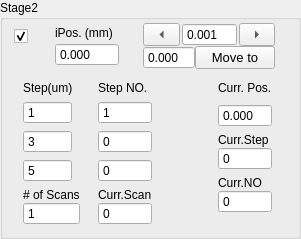
             <widget class="QGroupBox" name="stage2Group">
              <property name="sizePolicy">
               <sizepolicy hsizetype="Expanding" vsizetype="Expanding">
                <horstretch>0</horstretch>
                <verstretch>0</verstretch>
               </sizepolicy>
              </property>
              <property name="title">
               <string>Stage2</string>
              </property>
              <layout class="QFormLayout" name="formLayout_4">
               <property name="topMargin">
                <number>3</number>
               </property>
               <item row="0" column="0" colspan="2">
                <layout class="QHBoxLayout" name="horizontalLayout_41" stretch="1,3,5">
                 <property name="spacing">
                  <number>0</number>
                 </property>
                 <item>
                  <layout class="QVBoxLayout" name="verticalLayout_74">
                   <item>
                    <widget class="QCheckBox" name="activeStage2">
                     <property name="sizePolicy">
                      <sizepolicy hsizetype="Expanding" vsizetype="Preferred">
                       <horstretch>0</horstretch>
                       <verstretch>0</verstretch>
                      </sizepolicy>
                     </property>
                     <property name="toolTip">
                      <string>Active Instrument?</string>
                     </property>
                     <property name="text">
                      <string/>
                     </property>
                     <property name="checked">
                      <bool>true</bool>
                     </property>
                     <property name="mytype" stdset="0">
                      <string>checkbox</string>
                     </property>
                    </widget>
                   </item>
                   <item>
                    <spacer name="horizontalSpacer_7">
                     <property name="orientation">
                      <enum>Qt::Orientation::Horizontal</enum>
                     </property>
                     <property name="sizeType">
                      <enum>QSizePolicy::Policy::Fixed</enum>
                     </property>
                     <property name="sizeHint" stdset="0">
                      <size>
                       <width>20</width>
                       <height>20</height>
                      </size>
                     </property>
                    </spacer>
                   </item>
                  </layout>
                 </item>
                 <item>
                  <layout class="QVBoxLayout" name="verticalLayout_44">
                   <property name="spacing">
                    <number>0</number>
                   </property>
                   <property name="leftMargin">
                    <number>12</number>
                   </property>
                   <property name="rightMargin">
                    <number>12</number>
                   </property>
                   <item>
                    <widget class="QLabel" name="label_30">
                     <property name="sizePolicy">
                      <sizepolicy hsizetype="Expanding" vsizetype="Fixed">
                       <horstretch>0</horstretch>
                       <verstretch>0</verstretch>
                      </sizepolicy>
                     </property>
                     <property name="maximumSize">
                      <size>
                       <width>16777215</width>
                       <height>16777215</height>
                      </size>
                     </property>
                     <property name="text">
                      <string>iPos. (mm)</string>
                     </property>
                     <property name="mytype" stdset="0">
                      <string>label</string>
                     </property>
                    </widget>
                   </item>
                   <item>
                    <widget class="QDoubleSpinBox" name="iPos2">
                     <property name="sizePolicy">
                      <sizepolicy hsizetype="Expanding" vsizetype="Fixed">
                       <horstretch>0</horstretch>
                       <verstretch>0</verstretch>
                      </sizepolicy>
                     </property>
                     <property name="maximumSize">
                      <size>
                       <width>16777215</width>
                       <height>16777215</height>
                      </size>
                     </property>
                     <property name="buttonSymbols">
                      <enum>QAbstractSpinBox::ButtonSymbols::NoButtons</enum>
                     </property>
                     <property name="decimals">
                      <number>3</number>
                     </property>
                     <property name="minimum">
                      <double>-50.000000000000000</double>
                     </property>
                     <property name="maximum">
                      <double>50.000000000000000</double>
                     </property>
                     <property name="value">
                      <double>0.000000000000000</double>
                     </property>
                    </widget>
                   </item>
                  </layout>
                 </item>
                 <item>
                  <layout class="QVBoxLayout" name="verticalLayout_55">
                   <property name="spacing">
                    <number>0</number>
                   </property>
                   <property name="leftMargin">
                    <number>12</number>
                   </property>
                   <property name="topMargin">
                    <number>0</number>
                   </property>
                   <property name="rightMargin">
                    <number>12</number>
                   </property>
                   <item>
                    <layout class="QHBoxLayout" name="horizontalLayout_21">
                     <property name="spacing">
                      <number>2</number>
                     </property>
                     <item>
                      <widget class="QToolButton" name="stage2JogL">
                       <property name="sizePolicy">
                        <sizepolicy hsizetype="Expanding" vsizetype="Fixed">
                         <horstretch>0</horstretch>
                         <verstretch>0</verstretch>
                        </sizepolicy>
                       </property>
                       <property name="minimumSize">
                        <size>
                         <width>0</width>
                         <height>0</height>
                        </size>
                       </property>
                       <property name="maximumSize">
                        <size>
                         <width>16777215</width>
                         <height>16777215</height>
                        </size>
                       </property>
                       <property name="text">
                        <string>...</string>
                       </property>
                       <property name="arrowType">
                        <enum>Qt::ArrowType::LeftArrow</enum>
                       </property>
                       <property name="mytype" stdset="0">
                        <string>arrowbutton</string>
                       </property>
                      </widget>
                     </item>
                     <item>
                      <widget class="QDoubleSpinBox" name="stage2JogStep">
                       <property name="sizePolicy">
                        <sizepolicy hsizetype="Expanding" vsizetype="Fixed">
                         <horstretch>0</horstretch>
                         <verstretch>0</verstretch>
                        </sizepolicy>
                       </property>
                       <property name="maximumSize">
                        <size>
                         <width>16777215</width>
                         <height>16777215</height>
                        </size>
                       </property>
                       <property name="buttonSymbols">
                        <enum>QAbstractSpinBox::ButtonSymbols::NoButtons</enum>
                       </property>
                       <property name="decimals">
                        <number>3</number>
                       </property>
                       <property name="minimum">
                        <double>-50.000000000000000</double>
                       </property>
                       <property name="maximum">
                        <double>210.000000000000000</double>
                       </property>
                       <property name="value">
                        <double>0.001000000000000</double>
                       </property>
                      </widget>
                     </item>
                     <item>
                      <widget class="QToolButton" name="stage2JogR">
                       <property name="sizePolicy">
                        <sizepolicy hsizetype="Expanding" vsizetype="Fixed">
                         <horstretch>0</horstretch>
                         <verstretch>0</verstretch>
                        </sizepolicy>
                       </property>
                       <property name="minimumSize">
                        <size>
                         <width>0</width>
                         <height>0</height>
                        </size>
                       </property>
                       <property name="maximumSize">
                        <size>
                         <width>16777215</width>
                         <height>16777215</height>
                        </size>
                       </property>
                       <property name="text">
                        <string>...</string>
                       </property>
                       <property name="arrowType">
                        <enum>Qt::ArrowType::RightArrow</enum>
                       </property>
                       <property name="mytype" stdset="0">
                        <string>arrowbutton</string>
                       </property>
                      </widget>
                     </item>
                    </layout>
                   </item>
                   <item>
                    <layout class="QHBoxLayout" name="horizontalLayout_6">
                     <item>
                      <widget class="QDoubleSpinBox" name="stage2SetPos">
                       <property name="sizePolicy">
                        <sizepolicy hsizetype="Expanding" vsizetype="Fixed">
                         <horstretch>0</horstretch>
                         <verstretch>0</verstretch>
                        </sizepolicy>
                       </property>
                       <property name="maximumSize">
                        <size>
                         <width>16777215</width>
                         <height>16777215</height>
                        </size>
                       </property>
                       <property name="buttonSymbols">
                        <enum>QAbstractSpinBox::ButtonSymbols::NoButtons</enum>
                       </property>
                       <property name="decimals">
                        <number>3</number>
                       </property>
                       <property name="minimum">
                        <double>-50.000000000000000</double>
                       </property>
                       <property name="maximum">
                        <double>50.000000000000000</double>
                       </property>
                      </widget>
                     </item>
                     <item>
                      <widget class="QPushButton" name="stage2MoveTo">
                       <property name="sizePolicy">
                        <sizepolicy hsizetype="Expanding" vsizetype="Fixed">
                         <horstretch>0</horstretch>
                         <verstretch>0</verstretch>
                        </sizepolicy>
                       </property>
                       <property name="maximumSize">
                        <size>
                         <width>16777215</width>
                         <height>16777215</height>
                        </size>
                       </property>
                       <property name="font">
                        <font>
                         <pointsize>10</pointsize>
                        </font>
                       </property>
                       <property name="text">
                        <string>Move to</string>
                       </property>
                      </widget>
                     </item>
                    </layout>
                   </item>
                  </layout>
                 </item>
                </layout>
               </item>
               <item row="1" column="0">
                <layout class="QFormLayout" name="formLayout">
                 <property name="horizontalSpacing">
                  <number>18</number>
                 </property>
                 <property name="verticalSpacing">
                  <number>6</number>
                 </property>
                 <property name="leftMargin">
                  <number>9</number>
                 </property>
                 <property name="topMargin">
                  <number>6</number>
                 </property>
                 <item row="0" column="0">
                  <widget class="QLabel" name="label_29">
                   <property name="sizePolicy">
                    <sizepolicy hsizetype="Expanding" vsizetype="Fixed">
                     <horstretch>0</horstretch>
                     <verstretch>0</verstretch>
                    </sizepolicy>
                   </property>
                   <property name="maximumSize">
                    <size>
                     <width>16777215</width>
                     <height>16777215</height>
                    </size>
                   </property>
                   <property name="text">
                    <string>Step(um)</string>
                   </property>
                   <property name="mytype" stdset="0">
                    <string>label</string>
                   </property>
                  </widget>
                 </item>
                 <item row="0" column="1">
                  <widget class="QLabel" name="label_27">
                   <property name="sizePolicy">
                    <sizepolicy hsizetype="Expanding" vsizetype="Fixed">
                     <horstretch>0</horstretch>
                     <verstretch>0</verstretch>
                    </sizepolicy>
                   </property>
                   <property name="maximumSize">
                    <size>
                     <width>16777215</width>
                     <height>16777215</height>
                    </size>
                   </property>
                   <property name="text">
                    <string>Step NO.</string>
                   </property>
                   <property name="mytype" stdset="0">
                    <string>label</string>
                   </property>
                  </widget>
                 </item>
                 <item row="1" column="0">
                  <widget class="QSpinBox" name="stage2Step1">
                   <property name="sizePolicy">
                    <sizepolicy hsizetype="Expanding" vsizetype="Fixed">
                     <horstretch>0</horstretch>
                     <verstretch>0</verstretch>
                    </sizepolicy>
                   </property>
                   <property name="maximumSize">
                    <size>
                     <width>16777215</width>
                     <height>16777215</height>
                    </size>
                   </property>
                   <property name="buttonSymbols">
                    <enum>QAbstractSpinBox::ButtonSymbols::NoButtons</enum>
                   </property>
                   <property name="minimum">
                    <number>-10000</number>
                   </property>
                   <property name="maximum">
                    <number>10000</number>
                   </property>
                   <property name="value">
                    <number>1</number>
                   </property>
                   <property name="mytype" stdset="0">
                    <string>intNO</string>
                   </property>
                  </widget>
                 </item>
                 <item row="1" column="1">
                  <widget class="QSpinBox" name="stage2Step1NO">
                   <property name="sizePolicy">
                    <sizepolicy hsizetype="Expanding" vsizetype="Fixed">
                     <horstretch>0</horstretch>
                     <verstretch>0</verstretch>
                    </sizepolicy>
                   </property>
                   <property name="maximumSize">
                    <size>
                     <width>16777215</width>
                     <height>16777215</height>
                    </size>
                   </property>
                   <property name="buttonSymbols">
                    <enum>QAbstractSpinBox::ButtonSymbols::NoButtons</enum>
                   </property>
                   <property name="maximum">
                    <number>10000</number>
                   </property>
                   <property name="value">
                    <number>1</number>
                   </property>
                   <property name="mytype" stdset="0">
                    <string>intNO</string>
                   </property>
                  </widget>
                 </item>
                 <item row="2" column="0">
                  <widget class="QSpinBox" name="stage2Step2">
                   <property name="sizePolicy">
                    <sizepolicy hsizetype="Expanding" vsizetype="Fixed">
                     <horstretch>0</horstretch>
                     <verstretch>0</verstretch>
                    </sizepolicy>
                   </property>
                   <property name="maximumSize">
                    <size>
                     <width>16777215</width>
                     <height>16777215</height>
                    </size>
                   </property>
                   <property name="buttonSymbols">
                    <enum>QAbstractSpinBox::ButtonSymbols::NoButtons</enum>
                   </property>
                   <property name="minimum">
                    <number>-10000</number>
                   </property>
                   <property name="maximum">
                    <number>10000</number>
                   </property>
                   <property name="value">
                    <number>3</number>
                   </property>
                   <property name="mytype" stdset="0">
                    <string>intNO</string>
                   </property>
                  </widget>
                 </item>
                 <item row="2" column="1">
                  <widget class="QSpinBox" name="stage2Step2NO">
                   <property name="sizePolicy">
                    <sizepolicy hsizetype="Expanding" vsizetype="Fixed">
                     <horstretch>0</horstretch>
                     <verstretch>0</verstretch>
                    </sizepolicy>
                   </property>
                   <property name="maximumSize">
                    <size>
                     <width>16777215</width>
                     <height>16777215</height>
                    </size>
                   </property>
                   <property name="buttonSymbols">
                    <enum>QAbstractSpinBox::ButtonSymbols::NoButtons</enum>
                   </property>
                   <property name="maximum">
                    <number>10000</number>
                   </property>
                   <property name="value">
                    <number>0</number>
                   </property>
                   <property name="mytype" stdset="0">
                    <string>intNO</string>
                   </property>
                  </widget>
                 </item>
                 <item row="3" column="0">
                  <widget class="QSpinBox" name="stage2Step3">
                   <property name="sizePolicy">
                    <sizepolicy hsizetype="Expanding" vsizetype="Fixed">
                     <horstretch>0</horstretch>
                     <verstretch>0</verstretch>
                    </sizepolicy>
                   </property>
                   <property name="maximumSize">
                    <size>
                     <width>16777215</width>
                     <height>16777215</height>
                    </size>
                   </property>
                   <property name="buttonSymbols">
                    <enum>QAbstractSpinBox::ButtonSymbols::NoButtons</enum>
                   </property>
                   <property name="minimum">
                    <number>-10000</number>
                   </property>
                   <property name="maximum">
                    <number>10000</number>
                   </property>
                   <property name="value">
                    <number>5</number>
                   </property>
                   <property name="mytype" stdset="0">
                    <string>intNO</string>
                   </property>
                  </widget>
                 </item>
                 <item row="3" column="1">
                  <widget class="QSpinBox" name="stage2Step3NO">
                   <property name="sizePolicy">
                    <sizepolicy hsizetype="Expanding" vsizetype="Fixed">
                     <horstretch>0</horstretch>
                     <verstretch>0</verstretch>
                    </sizepolicy>
                   </property>
                   <property name="maximumSize">
                    <size>
                     <width>16777215</width>
                     <height>16777215</height>
                    </size>
                   </property>
                   <property name="buttonSymbols">
                    <enum>QAbstractSpinBox::ButtonSymbols::NoButtons</enum>
                   </property>
                   <property name="maximum">
                    <number>10000</number>
                   </property>
                   <property name="value">
                    <number>0</number>
                   </property>
                   <property name="mytype" stdset="0">
                    <string>intNO</string>
                   </property>
                  </widget>
                 </item>
                 <item row="4" column="0">
                  <layout class="QVBoxLayout" name="verticalLayout_20">
                   <property name="spacing">
                    <number>0</number>
                   </property>
                   <item>
                    <widget class="QLabel" name="label_28">
                     <property name="sizePolicy">
                      <sizepolicy hsizetype="Expanding" vsizetype="Fixed">
                       <horstretch>0</horstretch>
                       <verstretch>0</verstretch>
                      </sizepolicy>
                     </property>
                     <property name="maximumSize">
                      <size>
                       <width>16777215</width>
                       <height>16777215</height>
                      </size>
                     </property>
                     <property name="text">
                      <string># of Scans</string>
                     </property>
                     <property name="mytype" stdset="0">
                      <string>label</string>
                     </property>
                    </widget>
                   </item>
                   <item>
                    <widget class="QSpinBox" name="scanRepNO2">
                     <property name="sizePolicy">
                      <sizepolicy hsizetype="Expanding" vsizetype="Fixed">
                       <horstretch>0</horstretch>
                       <verstretch>0</verstretch>
                      </sizepolicy>
                     </property>
                     <property name="maximumSize">
                      <size>
                       <width>16777215</width>
                       <height>16777215</height>
                      </size>
                     </property>
                     <property name="buttonSymbols">
                      <enum>QAbstractSpinBox::ButtonSymbols::NoButtons</enum>
                     </property>
                     <property name="minimum">
                      <number>1</number>
                     </property>
                     <property name="mytype" stdset="0">
                      <string>intNO</string>
                     </property>
                    </widget>
                   </item>
                  </layout>
                 </item>
                 <item row="4" column="1">
                  <layout class="QVBoxLayout" name="verticalLayout_21">
                   <property name="spacing">
                    <number>0</number>
                   </property>
                   <item>
                    <widget class="QLabel" name="label_14">
                     <property name="sizePolicy">
                      <sizepolicy hsizetype="Expanding" vsizetype="Fixed">
                       <horstretch>0</horstretch>
                       <verstretch>0</verstretch>
                      </sizepolicy>
                     </property>
                     <property name="maximumSize">
                      <size>
                       <width>16777215</width>
                       <height>16777215</height>
                      </size>
                     </property>
                     <property name="text">
                      <string>Curr.Scan</string>
                     </property>
                     <property name="mytype" stdset="0">
                      <string>label</string>
                     </property>
                    </widget>
                   </item>
                   <item>
                    <widget class="QSpinBox" name="stage2CurrScan">
                     <property name="sizePolicy">
                      <sizepolicy hsizetype="Expanding" vsizetype="Fixed">
                       <horstretch>0</horstretch>
                       <verstretch>0</verstretch>
                      </sizepolicy>
                     </property>
                     <property name="maximumSize">
                      <size>
                       <width>16777215</width>
                       <height>16777215</height>
                      </size>
                     </property>
                     <property name="buttonSymbols">
                      <enum>QAbstractSpinBox::ButtonSymbols::NoButtons</enum>
                     </property>
                     <property name="mytype" stdset="0">
                      <string>intNO</string>
                     </property>
                    </widget>
                   </item>
                  </layout>
                 </item>
                </layout>
               </item>
               <item row="1" column="1">
                <layout class="QVBoxLayout" name="verticalLayout_52">
                 <property name="spacing">
                  <number>6</number>
                 </property>
                 <property name="leftMargin">
                  <number>60</number>
                 </property>
                 <property name="topMargin">
                  <number>6</number>
                 </property>
                 <property name="rightMargin">
                  <number>15</number>
                 </property>
                 <item>
                  <layout class="QVBoxLayout" name="verticalLayout_24">
                   <property name="spacing">
                    <number>9</number>
                   </property>
                   <item>
                    <widget class="QLabel" name="label_4">
                     <property name="sizePolicy">
                      <sizepolicy hsizetype="Expanding" vsizetype="Fixed">
                       <horstretch>0</horstretch>
                       <verstretch>0</verstretch>
                      </sizepolicy>
                     </property>
                     <property name="maximumSize">
                      <size>
                       <width>16777215</width>
                       <height>16777215</height>
                      </size>
                     </property>
                     <property name="text">
                      <string>Curr. Pos.</string>
                     </property>
                     <property name="mytype" stdset="0">
                      <string>label</string>
                     </property>
                    </widget>
                   </item>
                   <item>
                    <widget class="QDoubleSpinBox" name="stage2CurrPos">
                     <property name="sizePolicy">
                      <sizepolicy hsizetype="Expanding" vsizetype="Fixed">
                       <horstretch>0</horstretch>
                       <verstretch>0</verstretch>
                      </sizepolicy>
                     </property>
                     <property name="maximumSize">
                      <size>
                       <width>16777215</width>
                       <height>16777215</height>
                      </size>
                     </property>
                     <property name="buttonSymbols">
                      <enum>QAbstractSpinBox::ButtonSymbols::NoButtons</enum>
                     </property>
                     <property name="decimals">
                      <number>3</number>
                     </property>
                     <property name="minimum">
                      <double>-50.000000000000000</double>
                     </property>
                    </widget>
                   </item>
                  </layout>
                 </item>
                 <item>
                  <layout class="QVBoxLayout" name="verticalLayout_23">
                   <property name="spacing">
                    <number>0</number>
                   </property>
                   <item>
                    <widget class="QLabel" name="label_13">
                     <property name="sizePolicy">
                      <sizepolicy hsizetype="Expanding" vsizetype="Fixed">
                       <horstretch>0</horstretch>
                       <verstretch>0</verstretch>
                      </sizepolicy>
                     </property>
                     <property name="maximumSize">
                      <size>
                       <width>16777215</width>
                       <height>16777215</height>
                      </size>
                     </property>
                     <property name="text">
                      <string>Curr.Step</string>
                     </property>
                     <property name="mytype" stdset="0">
                      <string>label</string>
                     </property>
                    </widget>
                   </item>
                   <item>
                    <widget class="QSpinBox" name="stage2CurrStep">
                     <property name="sizePolicy">
                      <sizepolicy hsizetype="Expanding" vsizetype="Fixed">
                       <horstretch>0</horstretch>
                       <verstretch>0</verstretch>
                      </sizepolicy>
                     </property>
                     <property name="maximumSize">
                      <size>
                       <width>16777215</width>
                       <height>16777215</height>
                      </size>
                     </property>
                     <property name="buttonSymbols">
                      <enum>QAbstractSpinBox::ButtonSymbols::NoButtons</enum>
                     </property>
                     <property name="maximum">
                      <number>10000</number>
                     </property>
                     <property name="mytype" stdset="0">
                      <string>intNO</string>
                     </property>
                    </widget>
                   </item>
                  </layout>
                 </item>
                 <item>
                  <layout class="QVBoxLayout" name="verticalLayout_22">
                   <property name="spacing">
                    <number>0</number>
                   </property>
                   <item>
                    <widget class="QLabel" name="label_38">
                     <property name="sizePolicy">
                      <sizepolicy hsizetype="Expanding" vsizetype="Fixed">
                       <horstretch>0</horstretch>
                       <verstretch>0</verstretch>
                      </sizepolicy>
                     </property>
                     <property name="maximumSize">
                      <size>
                       <width>16777215</width>
                       <height>16777215</height>
                      </size>
                     </property>
                     <property name="text">
                      <string>Curr.NO</string>
                     </property>
                     <property name="mytype" stdset="0">
                      <string>label</string>
                     </property>
                    </widget>
                   </item>
                   <item>
                    <widget class="QSpinBox" name="stage2CurrStepNO">
                     <property name="sizePolicy">
                      <sizepolicy hsizetype="Expanding" vsizetype="Fixed">
                       <horstretch>0</horstretch>
                       <verstretch>0</verstretch>
                      </sizepolicy>
                     </property>
                     <property name="maximumSize">
                      <size>
                       <width>16777215</width>
                       <height>16777215</height>
                      </size>
                     </property>
                     <property name="buttonSymbols">
                      <enum>QAbstractSpinBox::ButtonSymbols::NoButtons</enum>
                     </property>
                     <property name="mytype" stdset="0">
                      <string>intNO</string>
                     </property>
                    </widget>
                   </item>
                  </layout>
                 </item>
                </layout>
               </item>
              </layout>
             </widget>
